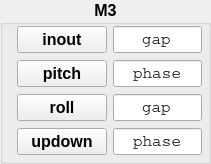
         <widget class="QGroupBox" name="groupBox_M3">
          <property name="font">
           <font>
            <pointsize>12</pointsize>
            <weight>75</weight>
            <bold>true</bold>
            <kerning>true</kerning>
           </font>
          </property>
          <property name="title">
           <string>M3</string>
          </property>
          <property name="alignment">
           <set>Qt::AlignHCenter|Qt::AlignTop</set>
          </property>
          <widget class="QLineEdit" name="lineEdit_M3_x">
           <property name="geometry">
            <rect>
             <x>113</x>
             <y>26</y>
             <width>89</width>
             <height>27</height>
            </rect>
           </property>
           <property name="sizePolicy">
            <sizepolicy hsizetype="Fixed" vsizetype="Fixed">
             <horstretch>0</horstretch>
             <verstretch>0</verstretch>
            </sizepolicy>
           </property>
           <property name="font">
            <font>
             <family>Courier</family>
             <pointsize>12</pointsize>
             <weight>50</weight>
             <bold>false</bold>
            </font>
           </property>
           <property name="statusTip">
            <string>optic 1</string>
           </property>
           <property name="whatsThis">
            <string>first optic title</string>
           </property>
           <property name="text">
            <string>gap</string>
           </property>
           <property name="alignment">
            <set>Qt::AlignCenter</set>
           </property>
          </widget>
          <widget class="QPushButton" name="pushButton_M3_x">
           <property name="geometry">
            <rect>
             <x>17</x>
             <y>26</y>
             <width>90</width>
             <height>27</height>
            </rect>
           </property>
           <property name="sizePolicy">
            <sizepolicy hsizetype="Fixed" vsizetype="Fixed">
             <horstretch>0</horstretch>
             <verstretch>0</verstretch>
            </sizepolicy>
           </property>
           <property name="font">
            <font>
             <weight>75</weight>
             <bold>true</bold>
            </font>
           </property>
           <property name="text">
            <string>inout</string>
           </property>
          </widget>
          <widget class="QLineEdit" name="lineEdit_M3_Ry">
           <property name="geometry">
            <rect>
             <x>113</x>
             <y>60</y>
             <width>89</width>
             <height>27</height>
            </rect>
           </property>
           <property name="sizePolicy">
            <sizepolicy hsizetype="Fixed" vsizetype="Fixed">
             <horstretch>0</horstretch>
             <verstretch>0</verstretch>
            </sizepolicy>
           </property>
           <property name="font">
            <font>
             <family>Courier</family>
             <pointsize>12</pointsize>
             <weight>50</weight>
             <bold>false</bold>
            </font>
           </property>
           <property name="statusTip">
            <string>optic 1</string>
           </property>
           <property name="whatsThis">
            <string>first optic title</string>
           </property>
           <property name="text">
            <string>phase</string>
           </property>
           <property name="alignment">
            <set>Qt::AlignCenter</set>
           </property>
          </widget>
          <widget class="QLineEdit" name="lineEdit_M3_Rz">
           <property name="enabled">
            <bool>true</bool>
           </property>
           <property name="geometry">
            <rect>
             <x>113</x>
             <y>94</y>
             <width>89</width>
             <height>27</height>
            </rect>
           </property>
           <property name="sizePolicy">
            <sizepolicy hsizetype="Fixed" vsizetype="Fixed">
             <horstretch>0</horstretch>
             <verstretch>0</verstretch>
            </sizepolicy>
           </property>
           <property name="font">
            <font>
             <family>Courier</family>
             <pointsize>12</pointsize>
             <weight>50</weight>
             <bold>false</bold>
            </font>
           </property>
           <property name="statusTip">
            <string>optic 1</string>
           </property>
           <property name="whatsThis">
            <string>first optic title</string>
           </property>
           <property name="text">
            <string>gap</string>
           </property>
           <property name="frame">
            <bool>true</bool>
           </property>
           <property name="alignment">
            <set>Qt::AlignCenter</set>
           </property>
           <property name="clearButtonEnabled">
            <bool>false</bool>
           </property>
          </widget>
          <widget class="QPushButton" name="pushButton_M3_Ry">
           <property name="geometry">
            <rect>
             <x>17</x>
             <y>60</y>
             <width>90</width>
             <height>27</height>
            </rect>
           </property>
           <property name="sizePolicy">
            <sizepolicy hsizetype="Fixed" vsizetype="Fixed">
             <horstretch>0</horstretch>
             <verstretch>0</verstretch>
            </sizepolicy>
           </property>
           <property name="font">
            <font>
             <weight>75</weight>
             <bold>true</bold>
            </font>
           </property>
           <property name="text">
            <string>pitch</string>
           </property>
          </widget>
          <widget class="QPushButton" name="pushButton_M3_Rz">
           <property name="geometry">
            <rect>
             <x>17</x>
             <y>94</y>
             <width>90</width>
             <height>27</height>
            </rect>
           </property>
           <property name="sizePolicy">
            <sizepolicy hsizetype="Fixed" vsizetype="Fixed">
             <horstretch>0</horstretch>
             <verstretch>0</verstretch>
            </sizepolicy>
           </property>
           <property name="font">
            <font>
             <weight>75</weight>
             <bold>true</bold>
            </font>
           </property>
           <property name="text">
            <string>roll</string>
           </property>
          </widget>
          <widget class="QPushButton" name="pushButton_M3_y">
           <property name="geometry">
            <rect>
             <x>17</x>
             <y>128</y>
             <width>90</width>
             <height>27</height>
            </rect>
           </property>
           <property name="sizePolicy">
            <sizepolicy hsizetype="Fixed" vsizetype="Fixed">
             <horstretch>0</horstretch>
             <verstretch>0</verstretch>
            </sizepolicy>
           </property>
           <property name="font">
            <font>
             <weight>75</weight>
             <bold>true</bold>
            </font>
           </property>
           <property name="text">
            <string>updown</string>
           </property>
          </widget>
          <widget class="QLineEdit" name="lineEdit_M3_y">
           <property name="enabled">
            <bool>true</bool>
           </property>
           <property name="geometry">
            <rect>
             <x>113</x>
             <y>128</y>
             <width>89</width>
             <height>27</height>
            </rect>
           </property>
           <property name="sizePolicy">
            <sizepolicy hsizetype="Fixed" vsizetype="Fixed">
             <horstretch>0</horstretch>
             <verstretch>0</verstretch>
            </sizepolicy>
           </property>
           <property name="font">
            <font>
             <family>Courier</family>
             <pointsize>12</pointsize>
             <weight>50</weight>
             <bold>false</bold>
            </font>
           </property>
           <property name="statusTip">
            <string>optic 1</string>
           </property>
           <property name="whatsThis">
            <string>first optic title</string>
           </property>
           <property name="text">
            <string>phase</string>
           </property>
           <property name="frame">
            <bool>true</bool>
           </property>
           <property name="alignment">
            <set>Qt::AlignCenter</set>
           </property>
          </widget>
         </widget>
